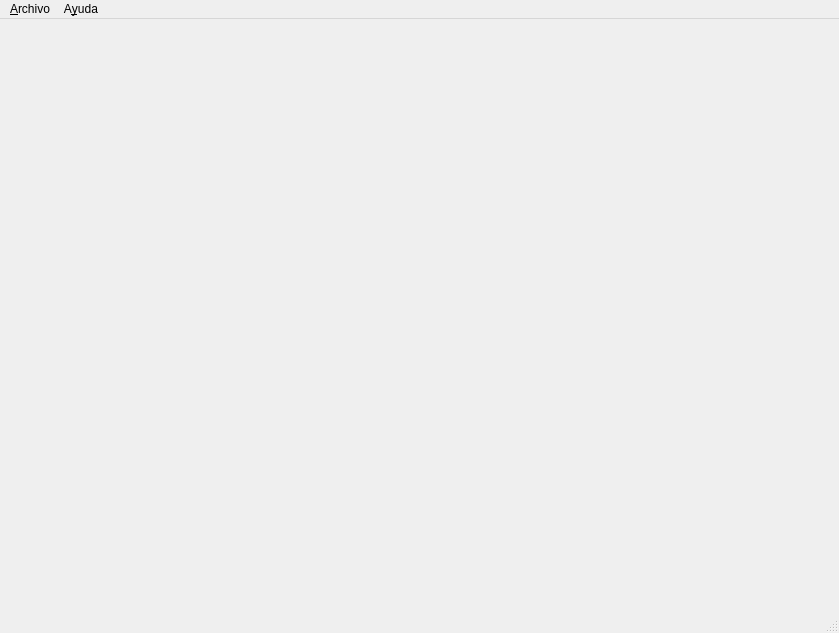
<?xml version="1.0" encoding="UTF-8"?>
<ui version="4.0">
 <class>MainWindowAGRenderer</class>
 <widget class="QMainWindow" name="MainWindowAGRenderer">
  <property name="geometry">
   <rect>
    <x>0</x>
    <y>0</y>
    <width>839</width>
    <height>633</height>
   </rect>
  </property>
  <property name="sizePolicy">
   <sizepolicy hsizetype="Fixed" vsizetype="Fixed">
    <horstretch>0</horstretch>
    <verstretch>0</verstretch>
   </sizepolicy>
  </property>
  <property name="minimumSize">
   <size>
    <width>0</width>
    <height>0</height>
   </size>
  </property>
  <property name="windowTitle">
   <string>Renderizador Genetico</string>
  </property>
  <property name="windowIcon">
   <iconset resource="cebolla.qrc">
    <normaloff>:/img/imagenes/icono.png</normaloff>:/img/imagenes/icono.png</iconset>
  </property>
  <widget class="QWidget" name="centralwidget">
   <property name="enabled">
    <bool>true</bool>
   </property>
   <property name="sizePolicy">
    <sizepolicy hsizetype="Preferred" vsizetype="Preferred">
     <horstretch>0</horstretch>
     <verstretch>0</verstretch>
    </sizepolicy>
   </property>
   <property name="minimumSize">
    <size>
     <width>0</width>
     <height>0</height>
    </size>
   </property>
   <property name="maximumSize">
    <size>
     <width>16777215</width>
     <height>16777215</height>
    </size>
   </property>
   <layout class="QGridLayout" name="gridLayout_3"/>
  </widget>
  <widget class="QMenuBar" name="menubar">
   <property name="geometry">
    <rect>
     <x>0</x>
     <y>0</y>
     <width>839</width>
     <height>21</height>
    </rect>
   </property>
   <property name="acceptDrops">
    <bool>false</bool>
   </property>
   <widget class="QMenu" name="menu_Archivo">
    <property name="title">
     <string>&amp;Archivo</string>
    </property>
    <widget class="QMenu" name="menu_Imagen">
     <property name="acceptDrops">
      <bool>false</bool>
     </property>
     <property name="title">
      <string>&amp;Imagen</string>
     </property>
     <addaction name="action_Cargar_Imagen"/>
     <addaction name="action_Guardar_Imagen"/>
    </widget>
    <widget class="QMenu" name="menu_ADN">
     <property name="title">
      <string>&amp;ADN</string>
     </property>
     <addaction name="action_Guardar_ADN"/>
    </widget>
    <addaction name="menu_Imagen"/>
    <addaction name="menu_ADN"/>
    <addaction name="action_Configurar"/>
    <addaction name="separator"/>
    <addaction name="action_Salir"/>
   </widget>
   <widget class="QMenu" name="menu_Ayuda">
    <property name="title">
     <string>A&amp;yuda</string>
    </property>
    <addaction name="action_Acerca_de_Renderizador_Genetico"/>
   </widget>
   <addaction name="menu_Archivo"/>
   <addaction name="menu_Ayuda"/>
  </widget>
  <widget class="QStatusBar" name="statusbar"/>
  <action name="action_Configurar">
   <property name="text">
    <string>&amp;Configurar</string>
   </property>
   <property name="shortcut">
    <string>Ctrl+C</string>
   </property>
   <property name="iconVisibleInMenu">
    <bool>false</bool>
   </property>
  </action>
  <action name="action_Salir">
   <property name="text">
    <string>&amp;Salir</string>
   </property>
   <property name="shortcut">
    <string>Ctrl+Q</string>
   </property>
  </action>
  <action name="action_Cargar_Imagen">
   <property name="text">
    <string>&amp;Cargar</string>
   </property>
   <property name="shortcut">
    <string>Ctrl+A</string>
   </property>
   <property name="iconVisibleInMenu">
    <bool>false</bool>
   </property>
  </action>
  <action name="action_Guardar_Imagen">
   <property name="text">
    <string>&amp;Guardar</string>
   </property>
   <property name="shortcut">
    <string>Ctrl+G</string>
   </property>
   <property name="iconVisibleInMenu">
    <bool>false</bool>
   </property>
  </action>
  <action name="action_Cargar_2">
   <property name="text">
    <string>&amp;Cargar</string>
   </property>
   <property name="shortcut">
    <string>Ctrl+L</string>
   </property>
  </action>
  <action name="action_Guardar_ADN">
   <property name="text">
    <string>&amp;Guardar</string>
   </property>
   <property name="shortcut">
    <string>Ctrl+S</string>
   </property>
   <property name="iconVisibleInMenu">
    <bool>false</bool>
   </property>
  </action>
  <action name="action_Acerca_de_Renderizador_Genetico">
   <property name="text">
    <string>&amp;Acerca de Renderizador Genetico</string>
   </property>
  </action>
 </widget>
 <resources>
  <include location="cebolla.qrc"/>
 </resources>
 <connections/>
</ui>
